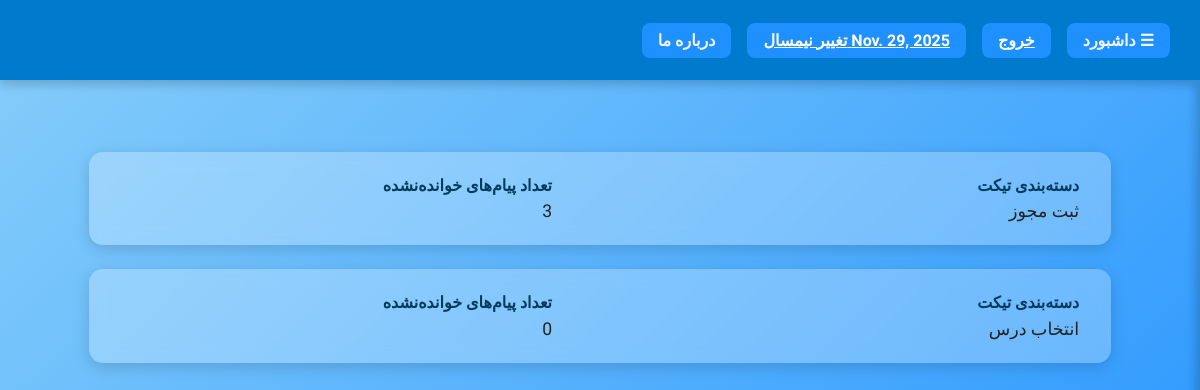
/ticket_module/users_tickets, run on the app's committed database.
### semester_module/models.py (models this page shows, shortened)
class Current_Semester(models.Model):
    semester=models.ForeignKey('Semester',on_delete=models.CASCADE,null=False,blank=False)

class Semester(models.Model):
    start_date=models.DateField(verbose_name='زمان شروع ترم')
    end_date=models.DateField(verbose_name='زمان پایان ترم')
    sem_types=(('تابستان','تابستان'),('عادی','عادی'))
    semester_type=models.CharField(max_length=30,choices=sem_types,default='عادی',verbose_name='نوع ترم')
    status_choices=(('شروع نشده','شروع نشده'),('انتخاب واحد','انتخاب واحد'),('جاری','جاری'),('امتحان','امتحان'),('بسته','بسته'))
    semester_status=models.CharField(verbose_name='وضعیت ترم',choices=status_choices,max_length=40,default='شروع نشده')

### ticket_module/models.py (models this page shows, shortened)
class Ticket(models.Model):
    title=models.CharField(max_length=100,verbose_name='عنوان تیکت',null=False,blank=False,error_messages={'null':'عنوان تیک باید نوشته شود'})
    choices=(('ثبت مجوز','ثبت مجوز'),('انتخاب درس','انتخاب درس'),('حذف درس','حذف درس'),('ثبت ارزشیابی','ثبت ارزشیابی'),('ثبت نمره','ثبت نمره')
             ,('تایید حساب کاربری','تایید حساب کاربری'),('---','---'))
    subject=models.CharField(max_length=50,choices=choices,verbose_name='دسته بندی تیکت',null=False,blank=False,error_messages={'null':'دسته بندی باید مشخص شود'})
    creator=models.ForeignKey(User,on_delete=models.CASCADE,null=False,blank=False,db_index=True,related_name='tickets',verbose_name='کاربر ایجاد کننده تیکت',
                              error_messages={'null':'کاربر ایجاد کننده تیکت مشخص نشده است!'})
    date=models.DateField(auto_now_add=True,verbose_name='تاریخ ایجاد تیکت')
    is_closed=models.BooleanField(verbose_name='آیا تیکت بسته شده است',default=False)

### ticket_module/views.py (the view)
# urls.py: path('users_tickets',Users_Tickets.as_view(),name='users_tickets'),
class Users_Tickets(View):
    def get(self,request):
        tickets=Ticket.objects.all()\
            .values('subject').annotate(unread_messages=Count('messages',filter=Q(messages__responses__isnull=True),distinct=True)).order_by('-unread_messages')
        return render(request,'Users_Tickets.html',context={'objects':tickets},status=200)

### polls/templatetags/polls_extra.py (called while the page is built)
@register.filter
def get_current_semester(request):
    sem=request.session.get('semester')
    sem=Semester.objects.get(id=sem).start_date if sem!=None else Current_Semester.objects.first().semester.start_date
    return sem

### ticket_module/templates/Users_Tickets.html (shortened to what this page needs)
{% extends 'Base_Layout.html' %}
{% block main_content %}
<section id="tickets_container">
    {% for obj in objects %}
    <div class="ticket">
        <div class="item">
            <div class="label">دسته‌بندی تیکت</div>
            <div class="value">{{ obj.subject }}</div>
        </div>
        <div class="item">
            <div class="label">تعداد پیام‌های خوانده‌نشده</div>
            <div class="value">{{ obj.unread_messages }}</div>
        </div>
    </div>
    {% endfor %}
</section>
{% endblock %}

### templates/Base_Layout.html (shortened to what this page needs)
{% load polls_extra %}
<!DOCTYPE html>
<html lang="fa">
<head>
</head>
<body>
<section id="head">
    <div class="rows">
        <div class="clickable" onclick="toggleSidebar()">☰ داشبورد</div>
        <div class="clickable"><a href="#" style="color:white">خروج</a></div>
        <div class="clickable">
            <a href="{% url 'change_semester' %}" style="color:white">
                {{ request|get_current_semester }} تغییر نیمسال
            </a>
        </div>
        <div class="clickable">درباره ما</div>
    </div>
</section>
<section id="main">
    {% block main_content %}
    {% endblock %}
</section>
</body>
</html>

### templates/Base_Layout.html (style rules this page uses)
* { margin:0; padding:0; box-sizing:border-box; }
body { font-family:'Vazirmatn', sans-serif; background: linear-gradient(135deg,#87cefa,#1e90ff); display:flex; flex-direction:column; min-height: 100vh; height: auto; direction: rtl; }
#head { position: fixed; top:0; left:0; width:100%; height:10vh; background-color:#007acc; color:white; display:flex; flex-direction:column; justify-content:center; align-items:center; box-shadow:0 4px 10px rgba(0,0,0,0.2); z-index:1000;color: whitesmoke; }
#head .rows { display:flex; flex-direction:row; align-items:center; width:95%; justify-content:flex-start; gap:1rem; color: whitesmoke; }
.clickable { background-color:#1e90ff; padding:0.5rem 1rem; border-radius:8px; cursor:pointer; transition:0.3s; text-decoration:none; color:whitesmoke; font-weight:bold; }
#main { margin-top:10vh; padding:2rem; transition: margin-right 0.3s; }

### ticket_module/templates/Users_Tickets.html (style rules this page uses)
#tickets_container { width: 90%; margin: 5vh auto; display: flex; flex-direction: column; gap: 1.5rem; direction: rtl; }
.ticket { width: 100%; padding: 1.5rem 2rem; border-radius: 14px; background: rgba(255,255,255,0.25); backdrop-filter: blur(8px); box-shadow: 0 4px 15px rgba(0,0,0,0.15); display: flex; justify-content: space-between; align-items: center; cursor: pointer; transition: 0.3s; }
.ticket .item { width: 45%; text-align: right; }
.ticket .item .label { font-size: 1rem; font-weight: bold; color: #003B5C; }
.ticket .item .value { margin-top: .4rem; font-size: 1.1rem; color: #222; }

### data on the page
Current_Semester: semester.start_date "Nov. 29, 2025"
Ticket: subject "ثبت مجوز", unread_messages "3"
Ticket: subject "انتخاب درس", unread_messages "0"
